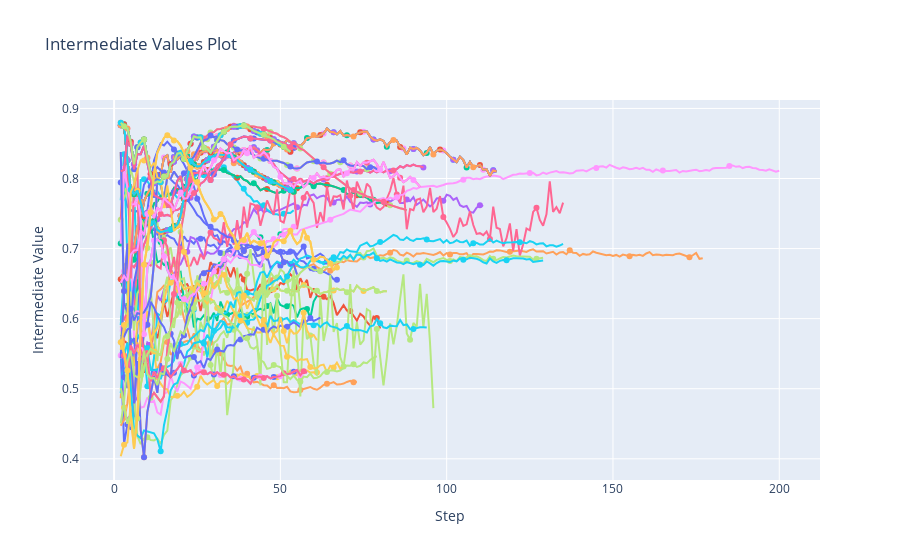

The cell this chart's notebook holds for it:
### Code cell
plot_intermediate_values(study)
